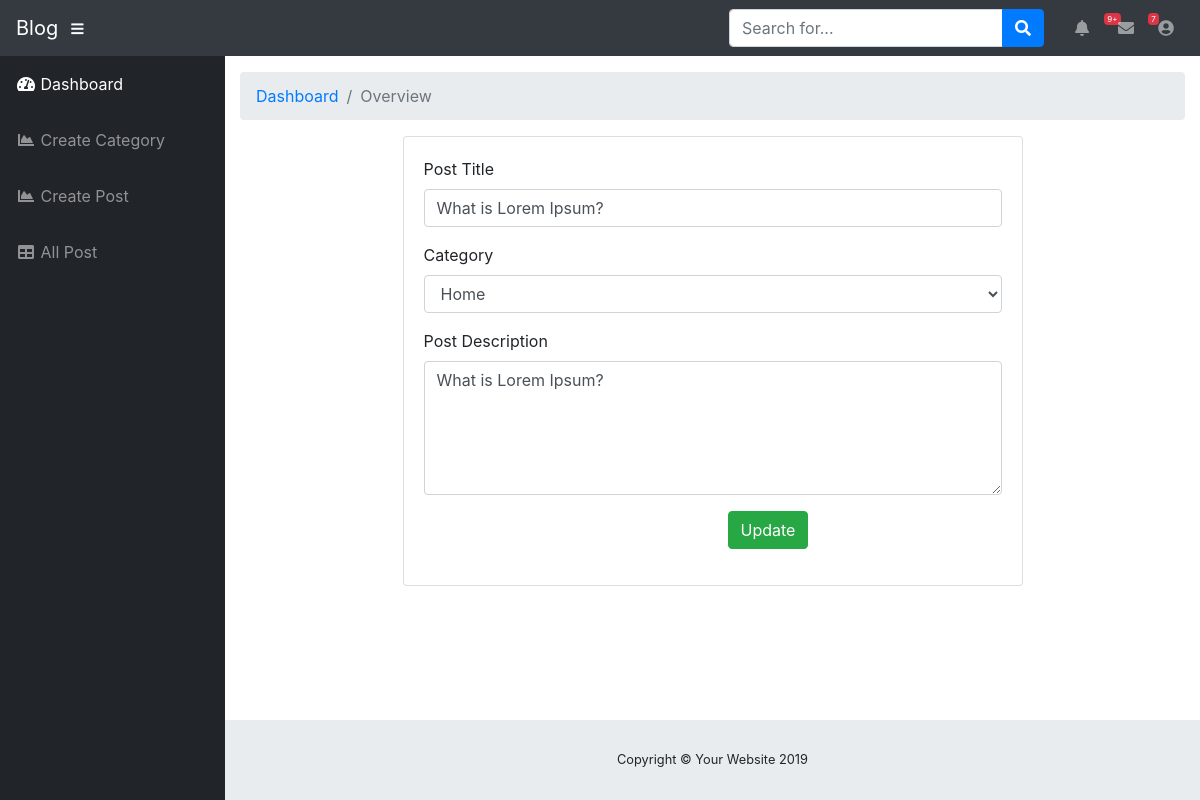
/dashboard/posts/update/2 (signed in), run on the app's committed database.
### dashboard/models.py (models this page shows, shortened)
class BlogPost(models.Model):
    title = models.CharField(max_length=255)
    details = models.TextField()
    category = models.ForeignKey(Category, on_delete=models.DO_NOTHING, default=1)
    publish_date = models.DateTimeField(auto_now_add=True)
    update_date = models.DateTimeField(auto_now=True)
    status = models.BooleanField(default=0)

### dashboard/views.py (the view, shortened to what this page needs)
# urls.py: path('posts/update/<int:pk>', views.postupdate, name='postupdate'),
@login_required
def postupdate(request, pk):
    post=get_object_or_404(BlogPost,pk=pk)
    if request.method == "GET":
        form=BlogPostForm(instance=post)
        context={
        'form': form
        }
        return render(request, 'dashboard/update_post.html',context)

### dashboard/forms/post.py
class BlogPostForm(ModelForm):
    class Meta:
        model = BlogPost
        fields = '__all__'
        widgets = {
            'details': Textarea(attrs={'cols': 20, 'rows': 5}),
        }

### dashboard/models.py (called while the page is built)
    def __str__(self):
        return self.category_name

### dashboard/templates/dashboard/update_post.html (shortened to what this page needs)
{% extends 'dashboard/base.html' %}
{% load widget_tweaks %}
{% block content %}
<ol class="breadcrumb">
          <li class="breadcrumb-item">
            <a href="#">Dashboard</a>
          </li>
          <li class="breadcrumb-item active">Overview</li>
        </ol>
<div class="row">
    <div class="col-sm-2"></div>
    <div class="col-sm-8">
    <div class="card">
    <form action="" method="POST">
      <div class="card-body">
      <div class="form-group">
            <label for="exampleInputEmail1">Post Title</label>
            {{form.title|add_class:"form-control" }}
       </div>
       <div class="form-group">
            <label for="exampleInputEmail1">Category</label>
            {{form.category|add_class:"form-control" }}
       </div>
       <div class="form-group">
            <label for="exampleInputEmail1">Post Description</label>
            {{form.details|add_class:"form-control"}}
       </div>
       <div class="form-group">
        <div class="row">
            <div class="col-sm-6">
            </div>
            <div class="col-sm-6">
                <button type="submit" class="btn btn-success">Update</button>
            </div>
        </div>
       </div>
      </div>
      </form>
    </div>
    </div>
    <div class="col-sm-2"></div>
</div>
{% endblock content%}

### data on the page
BlogPost: title "What is Lorem Ipsum?", category "Home", details "What is Lorem Ipsum?"
